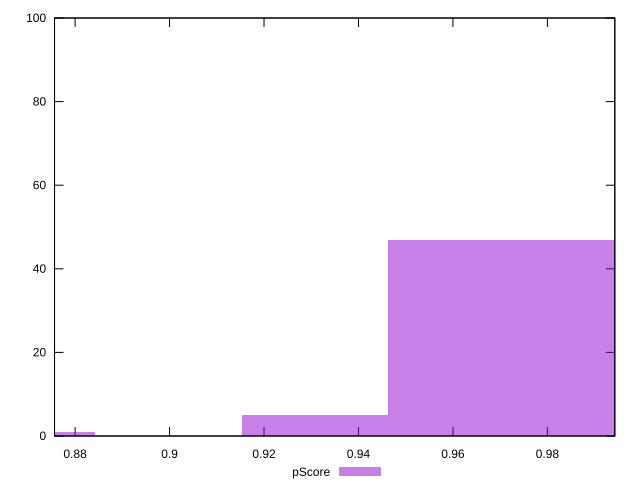

Generate this figure with gnuplot:
reset

$pScore <<EOF
0.9308161536959827 5
0.9928705639423816 47
0.9618433588191821 47
0.8687617434495839 1
EOF

set key outside below
set boxwidth 0.031027205123199425
set xrange [0.8756445324517454:0.9942775525343097]
set yrange [0:100]
set trange [0:100]
set style fill transparent solid 0.5 noborder
set terminal svg size 640, 490 enhanced background rgb 'white'
set output "reports/report_00028_2021-02-24T12-49-42.674Z/first-meaningful-paint/samples/agenda/pScore/histogram.svg"

plot $pScore title "pScore" with boxes

reset
